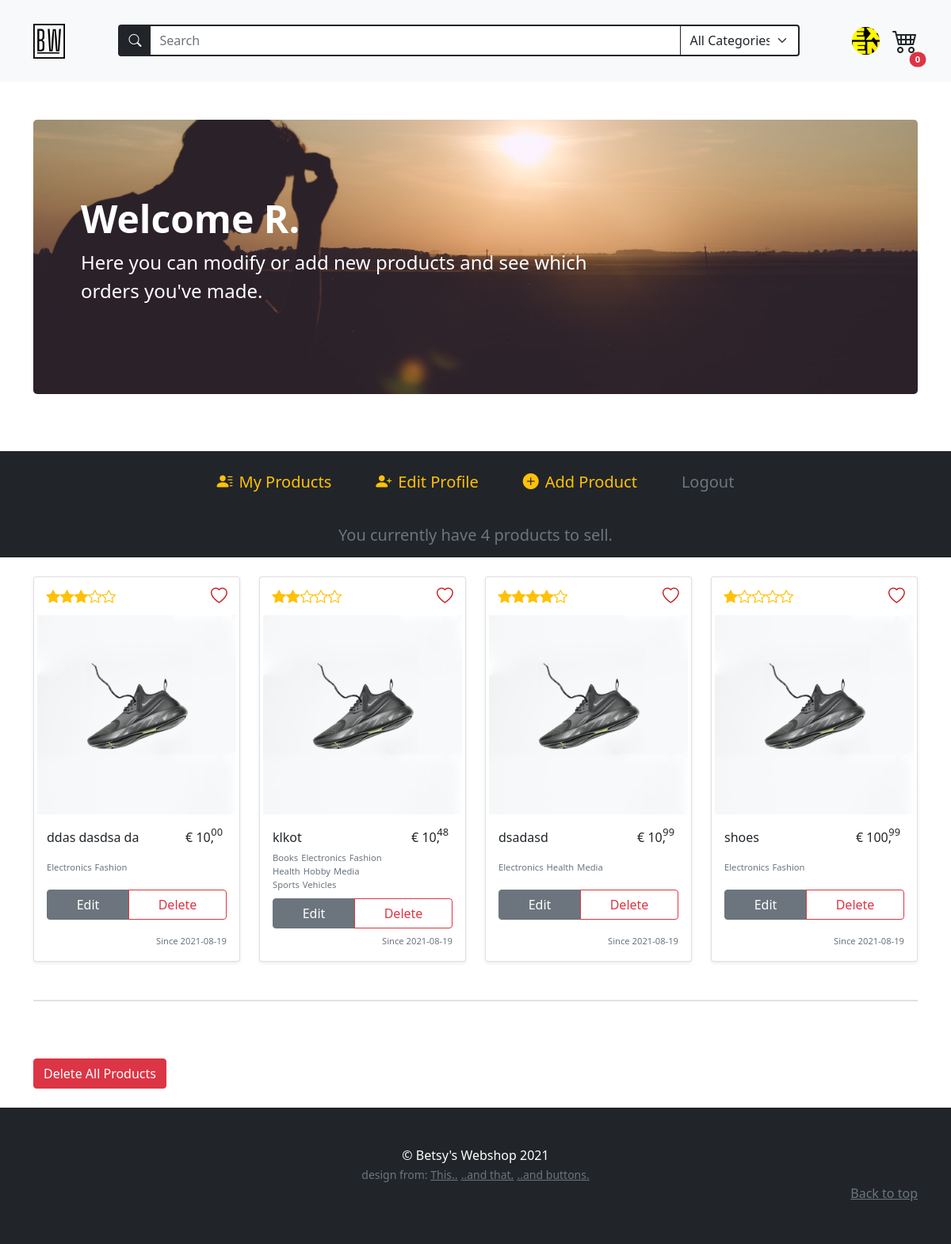
Page /account (signed in) on the committed database.
### models.py (models this page shows, shortened)
class BaseModel(db_wrapper.Model):
    class Meta:
        database = db

class User(BaseModel, UserMixin):
    first_name = CharField(index=True, max_length=30, null=True, default="")
    last_name = CharField(max_length=120, null=True, default="")
    address = CharField(max_length=200, null=True, default="")
    city = CharField(max_length=50, null=True, default="")
    country = CharField(max_length=50, null=True)
    cc_number = IntegerField(null=True, default="")
    username = CharField(index=True, max_length=30, unique=True)
    email = CharField(index=True, max_length=50, unique=True)
    password = CharField(max_length=20)
    profile_pic = CharField(null=True, default="default_user.jpg")

class Product(BaseModel):
    name = CharField(max_length=50)
    description = TextField(null=True)
    price_per_unit = DecimalField(
        constraints=[Check("price_per_unit >= 0")],
        decimal_places=2,
        max_digits=10,
        auto_round=True,
    )
    stock = IntegerField(default=1)
    owner = ForeignKeyField(User, backref="products")
    product_pic = CharField(null=True, default="default_product.jpg")
    date_posted = DateTimeField(formats="%Y-%m-%d %H:%M", default=datetime.now())

class ProductTag(BaseModel):
    product = ForeignKeyField(Product, index=True, backref="tags")
    tag = ForeignKeyField(Tag, index=True, backref="products")

class Tag(BaseModel):
    name = CharField(unique=True, max_length=30)

### routes.py (the view)
@app.route("/account", methods=["GET", "POST"])
@login_required
def account():
    update_account_form = UpdateAccountForm(
        prefix="update_account",
        country=current_user.country,
        profile_pic=current_user.profile_pic,
    )
    add_product_form = AddProductForm(prefix="add-product")
    search_form = SearchForm(prefix="search_form")
    search_form.search_tag.choices = get_alpha_tag_names()
    user_products = list_user_products(current_user.id)
    profile_pic = url_for(
        "static", filename=f"/profile_pics/{current_user.profile_pic}"
    )
    return render_template(
        "account.html",
        add_product_form=add_product_form,
        update_account_form=update_account_form,
        search_form=search_form,
        user_products=user_products,
        all_products=Product.select(),
        profile_pic=profile_pic,
        on_account_page=True,
        randomize=randomize,
        int_splitter=int_splitter
    )

### forms.py (shortened to what this page needs)
class UpdateAccountForm(FlaskForm):
    first_name = StringField("Name", validators=[DataRequired(), Length(min=2, max=30)])
    last_name = StringField(
        "Surname", validators=[InputRequired(), Length(min=2, max=120)]
    )
    address = StringField(
        "Address", validators=[InputRequired(), Length(min=8, max=200)]
    )
    city = StringField("City", validators=[InputRequired(), Length(min=2, max=50)])
    country = SelectField(
        "Country",
        choices=["...", "Netherlands", "Belgium", "Germany", "France", "Other"],
        validators=[InputRequired()],
    )
    cc_number = IntegerField("Credit Card Number", validators=[InputRequired()])
    username = StringField(
        "Username",
        validators=[InputRequired(), Length(min=5, max=25)],
    )
    email = EmailField(
        "Email", validators=[InputRequired(), Length(min=5, max=50), Email()]
    )
    profile_pic = FileField(
        "Profile Picture",
        validators=[
            FileAllowed(["jpeg", "jpg", "png"], "Accepts only 'jpg' and 'png' !")
        ],
    )
    update = SubmitField("Update")

class AddProductForm(FlaskForm):
    name = StringField("Name", validators=[InputRequired(), Length(max=50)])
    description = TextAreaField("Description", validators=[Length(max=50)])
    price_per_unit = DecimalField("€", places=2, validators=[InputRequired()])
    stock = SelectField(
        "Quantity",
        choices=[num for num in range(1, 11)],
        validators=[InputRequired()],
    )
    tags = MultiCheckboxField(
        "Categories", choices=[(tag, tag) for tag in sorted(tags)]
    )
    product_pic = FileField(
        "Product Picture",
        validators=[
            FileAllowed(["jpeg", "jpg", "png"], "Accepts only 'jpg' and 'png' !")
        ],
    )
    add_product = SubmitField("Add")

### main.py (called while the page is built)
def list_user_products(user_id) -> list[Product]:
    user_products = (
        Product.select()
        .join(User)
        .where(Product.owner == user_id)
        .order_by(Product.id.desc())
    )
    return user_products

def get_alpha_tag_names() -> tuple[
    Tag
]:  # deze kan mss weg of in de form zelf zetten, tags zijn statisch nu
    tags = Tag.select().order_by(Tag.name)
    tag_list = [(tag.name, tag.name) for tag in tags]
    tag_list.insert(0, ("All", "All Categories"))
    return tag_list

def randomize():
    random_num = randint(2, 6)
    return random_num

### routes.py (called while the page is built)
@login_manager.user_loader
def load_user(user_id):
    return User.get_by_id(user_id)

### templates/account.html (shortened to what this page needs)
{% extends 'base.html' %}
{% block content %}
{% include "modal_delete_all_products.html" %} {% include 'account_navbar.html'
%}
<div class="container">
  <div class="album my-4">
    <div class="row row-cols-2 row-cols-md-3 row-cols-lg-4 g-4">
      {% for product in user_products %} {% include "modal_delete_product.html"
      %} {% include "product_featurette.html" %} {% endfor%}
    </div>
  </div>
  <div class="border my-5"></div>
  {% if user_products | length >= 1%}
  <button
    type="button"
    class="btn btn-danger my-4"
    data-bs-toggle="modal"
    data-bs-target="#deleteAllProductsModal"
  >
    Delete All Products
  </button>
</div>
{% endif %} {% endblock content %}

### templates/navbar.html (shortened to what this page needs)
<nav
  class="navbar navbar-expand-md navbar-light bg-light sticky-top"
>
  <div class="container py-3">
    <a class="navbar-brand" href="{{url_for('home') }}"
      ><img
        src="{{url_for('static', filename='assets/brand.svg')}}"
        alt=""
        width="40"
        class="d-inline-block align-text-top"
    /></a>
    {% include "searchbar.html" %}
        <ul class="nav">
        {% if current_user.is_authenticated %}
        <li class="nav-item dropdown position-relative d-flex align-items-center">
          <div class="profile-icon-container" id="navbarDropdown" data-bs-toggle="dropdown" aria-expanded="false" >
            <img
            style="width: 35px; height: 35px; object-fit: cover"
            class="rounded-circle mx-3 profile-icon d-block align-bottom "
            src="{{url_for('static', filename='/profile_pics/' + current_user.profile_pic )}}"
            alt="user thumbnail"
          />
          </div>
        </li>
        <li class="d-flex cart-icon position-relative" type="button" data-bs-toggle="offcanvas" data-bs-target="#offcanvasCart" aria-controls="offcanvasCart" >
          <i class="bi bi-cart4" style="font-size: 2rem;"></i>
          <span class="position-absolute top-100 start-100 translate-middle badge rounded-pill bg-danger" style="font-size: .7rem;">{{session['cart'] | length}}</span>
        </li>
        {% endif %}
      </ul>
    </div>
</nav>

### templates/account_navbar.html (shortened to what this page needs)
<div class="container py-5">
  <div class="p-5 mb-4 bg-dark rounded-3 account-banner banner">
    <div class="container-fluid py-5">
      <h1 class="display-5 fw-bold text-white">
        Welcome {{ current_user.first_name }}
      </h1>
      <p class="col-md-8 fs-4 text-white">
        Here you can modify or add new products and see which orders you've
        made.
      </p>
    </div>
  </div>
</div>
<ul
  class="
    nav
    row row-cols-md-2 row-cols-lg-auto
    justify-content-center
    bg-dark
    py-3
    fs-5
    mx-0
  "
>
  <li class="nav-item d-flex align-items-center justify-content-center">
    <a
      class="nav-link text-warning"
      href="{{url_for('account')}}"
      role="button"
    >
      <span><i class="bi bi-person-lines-fill pe-2"></i>My Products</span>
    </a>
  </li>
  <li class="nav-item d-flex align-items-center justify-content-center">
    <a
      id="collapseAccountBtn"
      class="nav-link text-warning"
      data-bs-toggle="collapse"
      href="#collapseAccountForm"
      role="button"
      aria-expanded="false"
      aria-controls="collapseAccountForm"
    >
      <span
        ><i class="bi bi-person-plus-fill text-warning pe-2"></i>Edit
        Profile</span
      >
    </a>
  </li>
  <li class="nav-item d-flex align-items-center justify-content-center">
    <a
      id="collapseProductFormBtn"
      class="nav-link text-warning"
      data-bs-toggle="collapse"
      href="#collapseProductForm"
      role="button"
      aria-expanded="false"
      aria-controls="collapseProductForm"
      ><span><i class="bi bi-plus-circle-fill pe-2"></i>Add Product</span></a
    >
  </li>
  <li class="nav-item d-flex align-items-center justify-content-center">
    <a
      class="nav-link text-muted"
      href="{{url_for('logout')}}"
      tabindex="-1"
      aria-disabled="true"
      >Logout</a
    >
  </li>
</ul>
<h1 class="text-center fs-5 bg-dark text-secondary py-3">
  {% if user_products|length == 1 %} You currently have {{ user_products|length
  }} product to sell. {% else %} You currently have {{ user_products|length }}
  products to sell. {% endif %}
</h1>

### templates/product_featurette.html (shortened to what this page needs)
<div class="card-group col" id="productID-{{product.id}}">
  <div class="card shadow-sm">
    <div class="card-img-container">
      {% set random = randomize() %} {% set les = 6 - random %}
      <div class="product-icons">
        <div class="d-flex text-warning product-rating">
          {% for count in range(1,random) %}
          <i class="bi bi-star-fill"></i>
          {% endfor %} {% for count in range(les) %}
          <i class="bi bi-star"></i>
          {% endfor %}
        </div>
        <div>
          {% if product.id in session['favorite'] %}
          <a
            href="{{url_for('handle_favorite', product_id=product.id)}}#productID-{{product.id}}"
            type="button"
          >
            <i class="bi bi-heart-fill heart-favorite"></i>
          </a>
          {% else %}
          <a
            href="{{url_for('handle_favorite', product_id=product.id)}}#productID-{{product.id}}"
            type="button"
            role="button"
          >
            <i class="bi bi-heart heart-favorite"></i>
          </a>
          {% endif %}
        </div>
      </div>
      <div class="product-img-container">
        <img
          class="img-thumbnail border-0 rounded mx-auto d-block"
          src="{{  url_for('static', filename='/product_pics/' + product.product_pic)  }}"
          alt="{{ product.name }}"
        />
      </div>
    </div>
    <div class="card-body d-flex flex-column justify-content-between">
      <div class="d-flex justify-content-between">
        <h6 class="py-0 my-0">{{ product.name }}</h6>
        {% set price = product.price_per_unit %}
        <div class="position-relative">
          <h6 class="me-3">€ {{ int_splitter(price)[0] }},</h6>
          <p class="decimal">{{ int_splitter(price)[1] }}</p>
        </div>
      </div>
      <ul class="d-flex flex-wrap p-0 mb-0" style="max-width: 150px">
        {% if product.tags %} {% for producttags in product.tags %}
        <span class="pe-1 fs-small text-muted"> {{producttags.tag.name}}</span>
        {% endfor %} {% else %}
        <span class="pe-1 fs-small text-muted"
          >This product has no categories.</span
        >
        {% endif %}
      </ul>
      <div class="d-flex flex-column justify-content-between my-2">
        {% if not on_account_page %}
        {% if current_user.id == product.owner.id or current_user.is_anonymous
        %}
        <button
        type="button"
        class="
          btn btn-white
          py-2
          border border-dark
          rounded-0
          d-flex
          justify-content-center
        "
        role="button"
        aria-disabled="true"
        disabled
        ><i
          class="bi bi-lock-fill text-dark text-center"
          style="font-size: 1.2rem"
        ></i
      ></button>
      {% elif product.stock == 0 %}
      <button
        type="button"
        class="
          btn btn-white
          py-2
          border border-dark
          rounded-0
          d-flex
          justify-content-center
          text-danger
        "
        role="button"
        aria-disabled="true"
        disabled
        >Sold out!</button>
        {% else %}
        {% if product.id in session['cart'] %}
        <div class="button-2">
          <div class="slider"></div>
          <a
            type="button"
            href="{{url_for('handle_product_in_cart', product_id=product.id)}}#productID-{{product.id}}"
            class="
              btn btn-white
              py-2
              border border-dark
              rounded-0
              d-flex
              justify-content-center
            "
            role="button"
            ><i
              class="bi bi-cart-check text-dark text-center"
              style="font-size: 1.2rem"
            ></i
          ></a>
        </div>
        {% else %}
        <div class="button-2">
          <div class="black-slider"></div>
          <a
            type="button"
            href="{{url_for('handle_product_in_cart', product_id=product.id)}}#productID-{{product.id}}"
            class="
              btn
              py-2
              border border-dark
              rounded-0
              d-flex
              justify-content-center
              text-white
            "
            role="button"
            >Add to cart</a
          >
        </div>
        {% endif %} {% endif %}
        {% elif on_account_page %}
        <div class="btn-group">
          <a href="{{url_for('update_product_page', product_id=product.id)}}#updateProductForm" class="btn btn-secondary">Edit </a>
          <button
            type="button"
            class="btn btn-outline-danger"
            data-bs-toggle="modal"
            data-bs-target="#deleteProductModal{{product.id}}"
          >
            Delete
           </button>
        </div>
        {% endif %}
      </div>
      <div class="text-muted text-end fs-small m-0 p-0 align-self-end">
        <p class="m-0 mt-auto">Since {{product.date_posted[0:10]}}</p>
      </div>
    </div>
  </div>
</div>

### static/styles.css (style rules this page uses)
.profile-icon-container { transition: 0.2s transform ease-in; }
.profile-icon { font-size: 2rem; }
.cart-icon { transition: 0.2s transform ease-in; }
.banner { background-repeat: no-repeat; background-size: cover; }
.account-banner { background-image: url("../static/assets/account.jpg"); background-position: center center; }
.fs-small { font-size: 0.7rem; }
.card-img-container { position: relative; }
.product-icons { width: 96%; margin: 0 auto; margin-top: 4px; padding: 0.3rem 0; display: flex; justify-content: space-between; align-items: center; z-index: 10; background-color: white; }
.product-rating { padding-left: 10px; font-size: 1.1rem; }
.heart-favorite { padding-right: 10px; color: #c10e0e; font-size: 1.3rem; }
.decimal { margin: 0; position: absolute; top: -7px; right: 5px; font-size: 0.8rem; }
.product-img-container { transition: all 0.35s ease-Out; }

### rows in the picture
User: profile_pic (picture), first_name "R."
Product: product_pic (placeholder picture), name "ddas dasdsa da", price_per_unit "10", price_per_unit "00", date_posted "2021-08-19"
ProductTag: tag.name "Electronics"
ProductTag: tag.name "Fashion"
Product: product_pic (placeholder picture), name "klkot", price_per_unit "10", price_per_unit "48", date_posted "2021-08-19"
ProductTag: tag.name "Books"
ProductTag: tag.name "Electronics"
ProductTag: tag.name "Fashion"
ProductTag: tag.name "Health"
ProductTag: tag.name "Hobby"
ProductTag: tag.name "Media"
ProductTag: tag.name "Sports"
ProductTag: tag.name "Vehicles"
Product: product_pic (placeholder picture), name "dsadasd", price_per_unit "10", price_per_unit "99", date_posted "2021-08-19"
ProductTag: tag.name "Electronics"
ProductTag: tag.name "Health"
ProductTag: tag.name "Media"
Product: product_pic (placeholder picture), name "shoes", price_per_unit "100", price_per_unit "99", date_posted "2021-08-19"
ProductTag: tag.name "Electronics"
ProductTag: tag.name "Fashion"

### other values in the picture
{{ session['cart'] | length }} "0"
{{ user_products|length }} "4"
